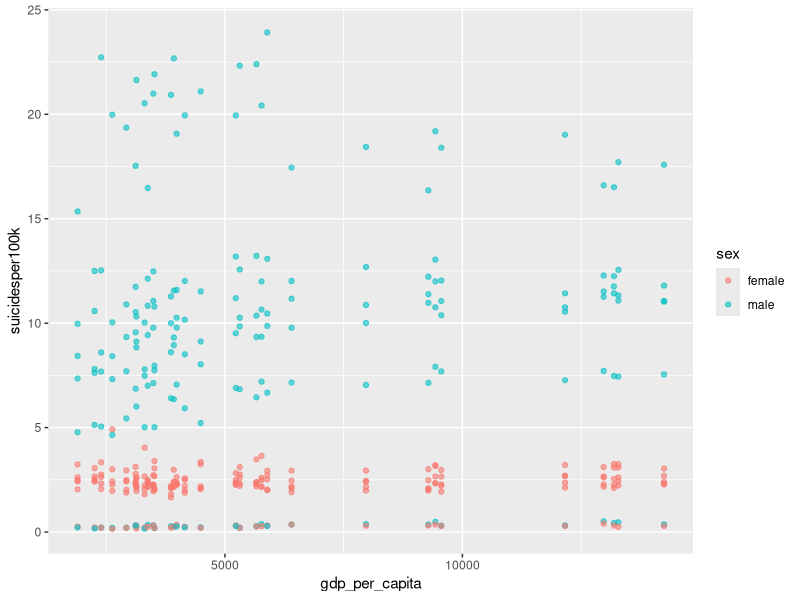

This figure's R source:
# https://www.kaggle.com/zynicide/wine-reviews

# ler arquivo .csv
crashes <- read.csv2("suici2.csv", header = TRUE, 
                  sep = ";", stringsAsFactors = FALSE, encoding = "UTF-8")
pais <- subset(crashes,country =="Brazil")



library(ggplot2)

#numMale <- filter(crashes,sex=="male")
#numTotalByYear <-  summarise(X = sum(trunc(suicidesper100k)))  %>% group_by(year)

ggplot(pais, aes(y=suicidesper100k, x=gdp_per_capita, color=sex)) +
  geom_point(alpha=0.6)





